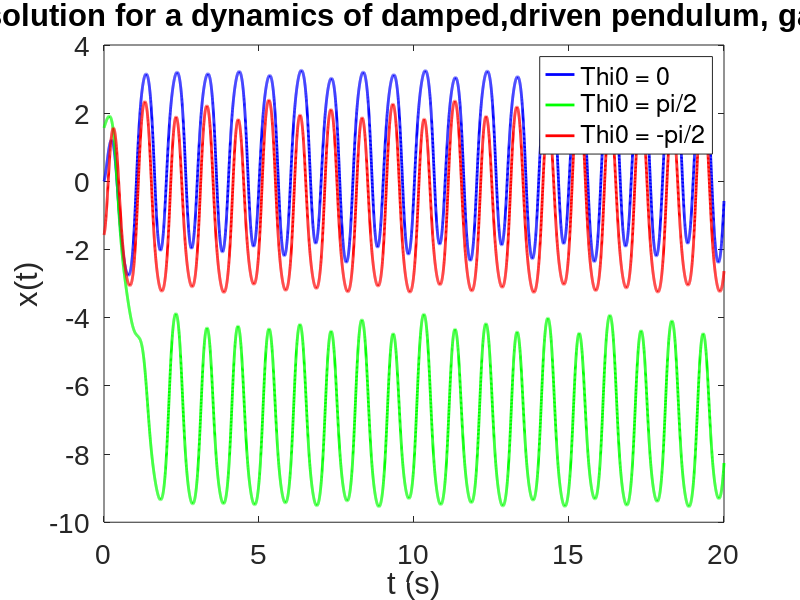
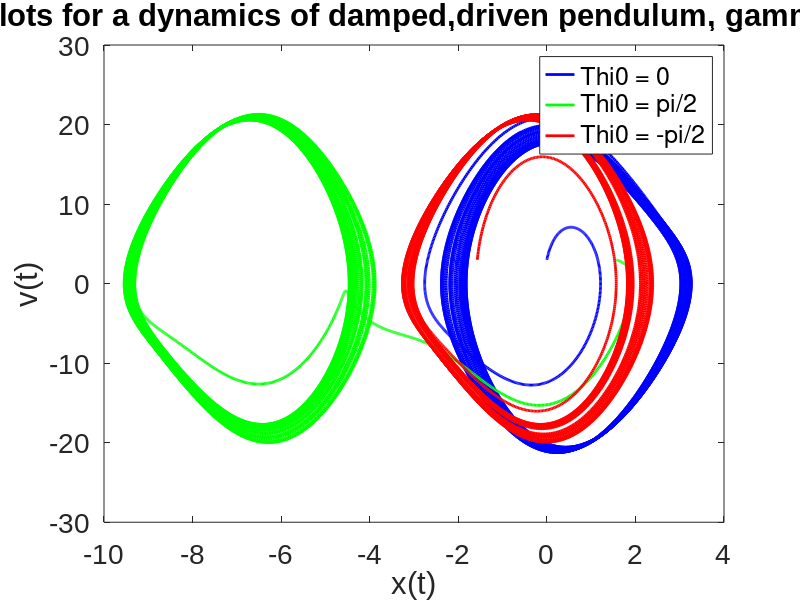

MATLAB code for these plots, in order:
# solution to problem 4 homework set 9
# part a
 trange = linspace(0,20,10000);
 
 %% Defining initial conditions
Thi0 = 0; % m
dThi0 = 3; % m/s
R0 = [Thi0;dThi0]; % Initial condition arrayfun
Thipi = pi/2;
R1 = [Thipi,dThi0];
ThipiN = -pi/2;
R2 = [ThipiN,dThi0];
function [dx_dt] = sho_ode(X,t)

  % initial conditions
  gamma = 1.084; 
  w = 2*pi; % omega
  w_0 = 1.5*w ;% omega_0
  Beta = w_0/4; % Beta 
  
  X1 = X(1);
  X2 = X(2);
  dX1 = X2;
  dX2 = ((w_0^2)*gamma*cos(w*t))-2*Beta*X2-(w_0^2)*sin(X1);
  dx_dt = [dX1;dX2];
end
[results] = lsode('sho_ode',R0,trange);
[results1] = lsode('sho_ode',R1,trange);
[results2] = lsode('sho_ode',R2,trange);
figure(1); clf
plot(trange,results(:,1),'b-','linewidth',2);
hold on
plot(trange, results1(:,1),'g-','linewidth',2);
hold on
plot(trange, results2(:,1),'r-','linewidth',2);
xlabel('t (s)')
ylabel('x(t)')
set(gca,'fontname','Arial','fontsize',20)
xlim([trange(1),trange(end)]);
title("Numerical solution for a dynamics of damped,driven pendulum, gamma = 1.084");
legend ({"Thi0 = 0", "Thi0 = pi/2","Thi0 = -pi/2"}, "location", "best");
print figure1.pdf    # The extension specifies the format
%print -djpg figure1  # Will produce "figure1.jpg" file


%phase plots
figure(2); clf
plot(results(:,1),results(:,2),'b-','linewidth',2);
hold on
plot(results1(:,1), results1(:,2),'g-','linewidth',2);
hold on
plot(results2(:,1), results2(:,2),'r-','linewidth',2);
xlabel('x(t)')
ylabel('v(t)')
set(gca,'fontname','Arial','fontsize',20)
#xlim([trange(1),trange(end)]);
title("Phase plots for a dynamics of damped,driven pendulum, gamma = 1.084");
legend ({"Thi0 = 0", "Thi0 = pi/2","Thi0 = -pi/2"}, "location", "best");
print figure2.pdf    # The extension specifies the format
%print -djpg figure1  # Will produce "figure1.jpg" file